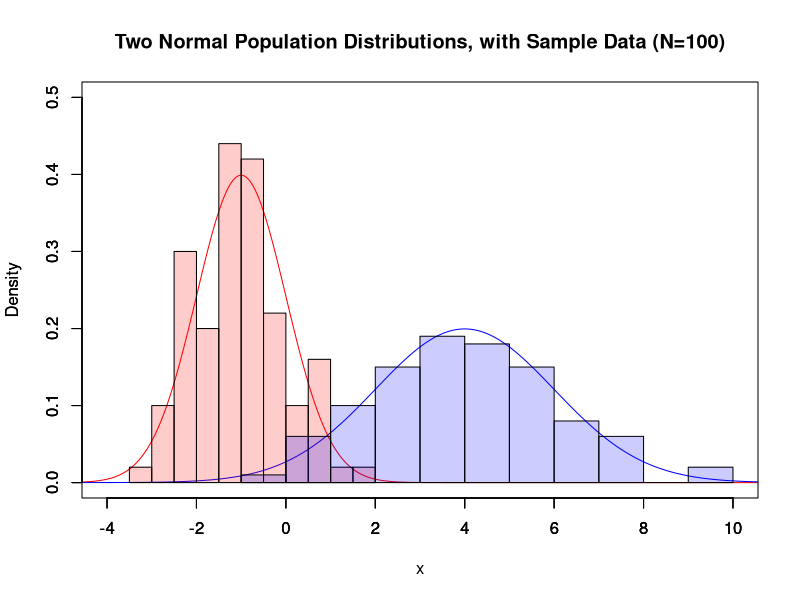
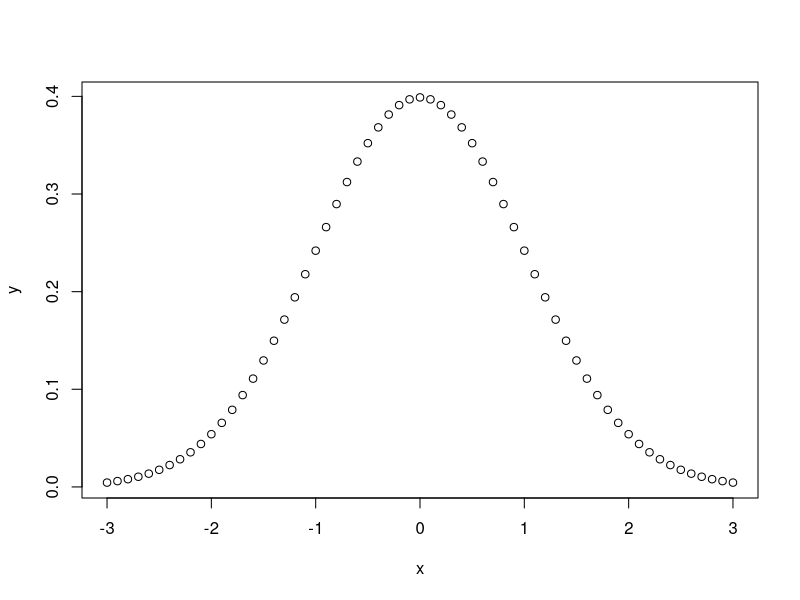
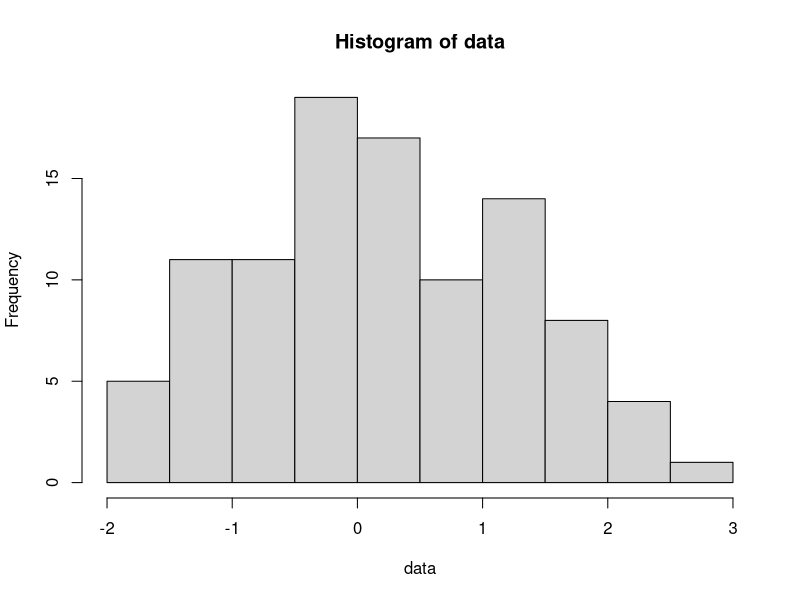

R code for these plots, in order:
## ---- chunk 1
knitr::opts_chunk$set(echo = TRUE)
## ---- chunk 2
x <- seq(-6, 12, .01)
y1 <- dnorm(x, mean=-1, sd=1,)
y2 <- dnorm(x, mean=4, sd=2)
xlim <- c(-4, 10)
ylim <- c(0, .5)
plot(x, y1, 'l', ylab='', col=rgb(1,0,0,1), main="Two Normal Population Distributions, with Sample Data (N=100)", xlim=xlim, ylim=ylim)
lines(x, y2, col=rgb(0,0,1,1))
par(new=TRUE)
hist(rnorm(100, mean=-1, sd=1), 12, xlim = xlim, col=rgb(1,0,0,0.2), freq=F, ylim=ylim, main='', xlab='')
par(new=TRUE)
hist(rnorm(100, mean=4, sd=2), 12, xlim = xlim, col=rgb(0,0,1,0.2), freq=F, ylim=ylim, main='', xlab='')
## ---- chunk 3
x <- seq(-3, 3, .1)
y <- dnorm(x, mean=0, sd=1)
plot(x, y)

data <- rnorm(100, mean=0, sd=1)
hist(data)

qnorm(p=.05, mean=0, sd=1)
pnorm(q=-1.645, mean=0, sd=1)

## ---- chunk 4
x <- rnorm(100, mean=-0.5, sd=1)
y <- rnorm(100, mean=0.5, sd=1)
t.test(x, y, alternative = "two.sided")
## ---- chunk 5
results = t.test(x, y, alternative = "two.sided")
names(results)

results['p.value']  # Can also be written as: results$p.value
